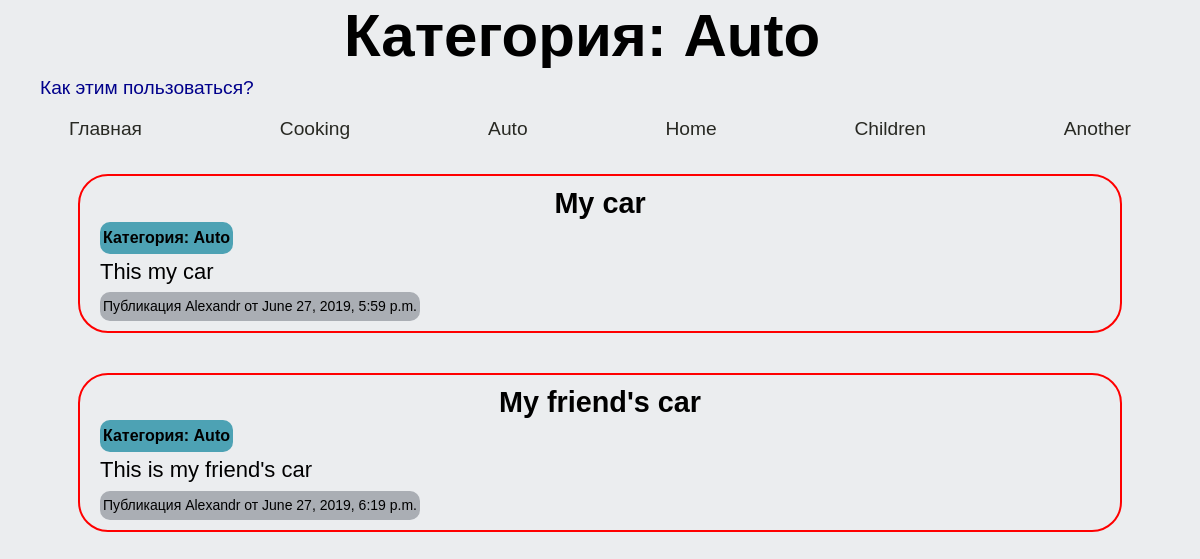
Page /Auto on the committed database.
### posts/models.py (models this page shows, shortened)
class Category(models.Model):
	CATEGORY_CHOICES = (
			("Cooking","Кулинария"),
			("Auto","Авто"),
			("Home","Дом"),
			("Children","Дети"),
			("Another","Другое")
		)
	slug = models.SlugField(max_length=250)
	title = models.CharField(max_length=250, choices=CATEGORY_CHOICES)
	def __str__(self):
		return self.title

class Post(models.Model):
    STATUS_CHOICES = (
        ('draft', 'Черновик'),
        ('published', 'Опубликован'),
    )
    title = models.CharField(max_length=250)
    slug = models.SlugField(max_length=250, unique_for_date='when_published')
    author = models.ForeignKey(User, on_delete=models.CASCADE, related_name='blog_posts')
    body = models.TextField()
    when_published = models.DateTimeField(default=timezone.now)
    created = models.DateTimeField(auto_now_add=True)
    updated = models.DateTimeField(auto_now=True)
    status = models.CharField(max_length=10, choices=STATUS_CHOICES, default='draft')
    category = models.ForeignKey(Category, related_name="posts", null=True, blank=True, on_delete=models.SET_NULL)

### posts/views.py (the view)
# urls.py: path('', PostsListView.as_view(), name="main"),
class PostsListView(ListView):
	def get_queryset(self):
		try:
			category = self.kwargs['category']
			print(category)
			queryset = Post.objects.filter(status="published").filter(category__title=category)
			return queryset, category
		except:
			queryset = Post.objects.filter(status="published")
			category = ''
			return queryset, category
	template_name = "posts/list.html"
	def get_context_data(self, **kwargs):
		context = super().get_context_data(**kwargs)
		context['category'] = self.get_queryset()[1]
		context['posts'] = self.get_queryset()[0]
		return context

### posts/templates/posts/list.html (shortened to what this page needs)
<!DOCTYPE html>
<html lang="en">
<head>
</head>
<body>
	<header>{% if category %}<h1>Категория: {{ category }}</h1>{% else %}<h1>Список всех публикаций</h1>{% endif %}<p class="how_to_use"><a class="how_to_use" href="">Как этим пользоваться?</a></p></header>
	<nav>
		<ol>
			<li><a href="{% url "main" %}">Главная</a></li>
			<li><a href="{% url "list_by_category" "Cooking" %}">Cooking</a></li>
			<li><a href="{% url "list_by_category" "Auto" %}">Auto</a></li>
			<li><a href="{% url "list_by_category" "Home" %}">Home</a></li>
			<li><a href="{% url "list_by_category" "Children" %}">Children</a></li>
			<li><a href="{% url "list_by_category" "Another" %}">Another</a></li>
		</ol>
	</nav>
	<article>
    	{% for pub in posts %}
		{% if forloop.last %}
		<div class="last">
		{% else %}
		<div>
		{% endif %}
        	<h2>{{ pub.title }}</h2>
        	<h3 class="category">Категория: {{ pub.category }}</h3>
        	<p class="body">{{ pub.body }}</p>
        	<p class="from_who">
            	Публикация {{ pub.author }} от {{ pub.when_published }}
        	</p>
    	</div>
    	{% empty %}
        	<h2>Публикаций нет</h2>
        	<p>Чтобы добавить что-то в список, зайдите в админку и добавьте их оттуда.</p>
    	{% endfor %}
	</article>
</body>
</html>

### posts/templates/posts/list.html (style rules this page uses)
* { padding: 0; margin: 0; }
body { font:1.2em/1.62 sans-serif; background-color: #EBEDEF; }
nav { margin: 10px 0; }
h1,h2 { line-height:1.2; }
h1 { display: inline-block; width: 75%; font-size:60px; text-align: center; margin-left: 11%; }
h2 { text-align: center; }
h3.category { display: inline-block; font-size: 16px; background-color: #4DA2B4; border-radius: 10px; padding: 3px; }
article { min-height: 1000px; display: flex; flex-direction: column; justify-content: flex-start; align-content: center; align-items: center; }
div { width: 1000px; max-height: 200px; overflow: auto; border: 2px solid red; border-radius: 30px; padding: 10px 20px; margin: 20px 0; }
div.last { margin-bottom: 50px; }
header { padding: 0px; }
header p { text-align: right; }
a { color: darkblue; text-decoration: none; }
p.from_who { display: inline-block; font-size: 14px; background-color: #AAAEB4; border-radius: 10px; padding: 3px; }
p.body { font-size: 22px; }
p.how_to_use { display: inline-block; margin-left: 40px; }
ol { width: 100%; list-style-type: none; display: flex; justify-content: space-around; align-items: center; }
ol a { color: #282923; }

### rows in the picture
Category: title "Auto"
Post: title "My car", category "Auto", body "This my car", author "Alexandr", when_published "June 27, 2019, 5:59 p.m."
Post: title "My friend's car", category "Auto", body "This is my friend's car", author "Alexandr", when_published "June 27, 2019, 6:19 p.m."
